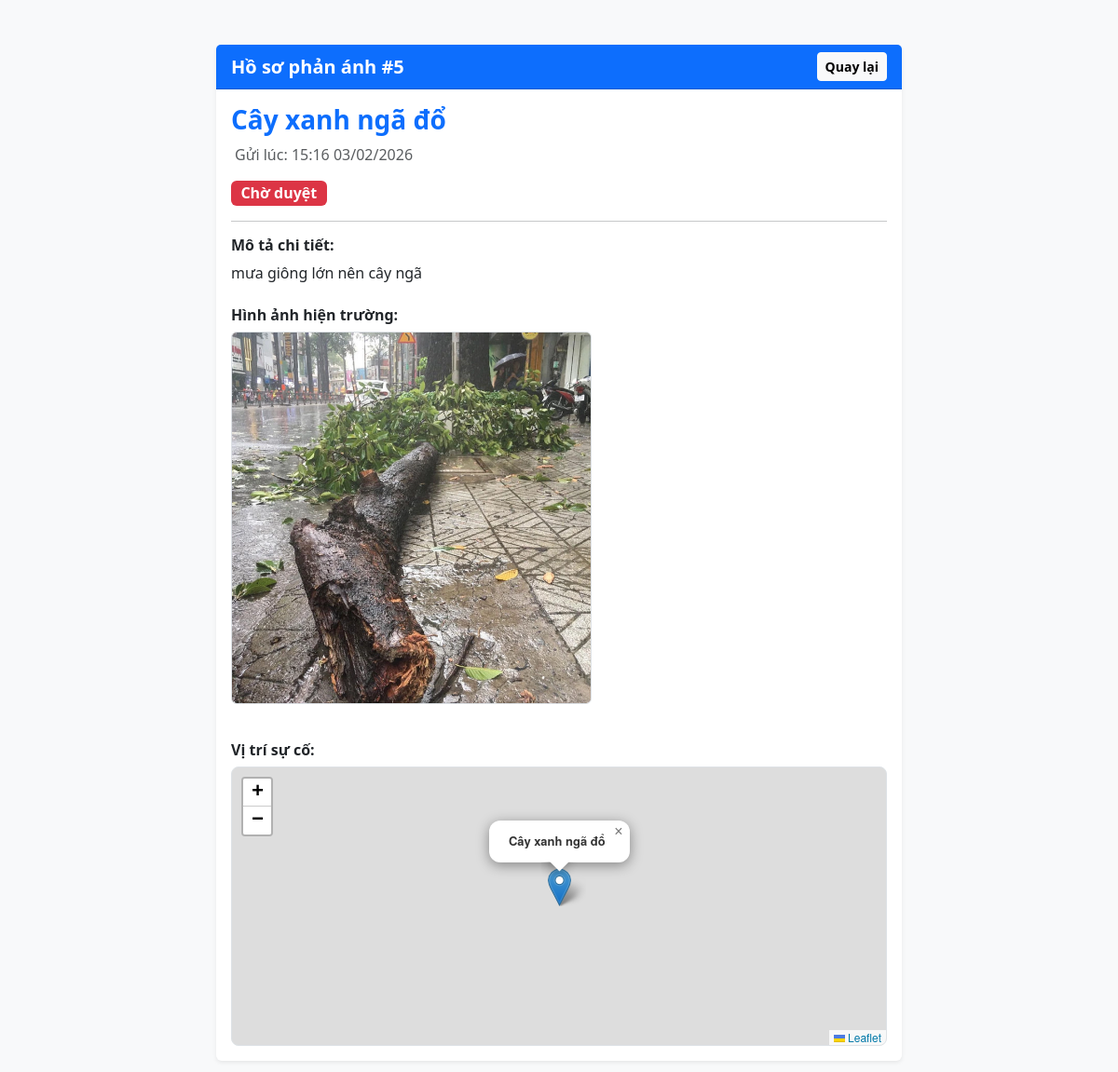
The app's page /chi-tiet/5/ (signed in) with its own data.
### maps/models.py (models this page shows, shortened)
class PhanAnh(models.Model):
    tieu_de = models.CharField(max_length=200, verbose_name="Tiêu đề")
    mo_ta = models.TextField(verbose_name="Mô tả chi tiết")
    dia_chi = models.CharField(max_length=255, blank=True, null=True, verbose_name="Địa chỉ/Tên đường")
    du_lieu_toa_do = models.TextField(verbose_name="Danh sách tọa độ")
    hinh_anh = models.ImageField(upload_to='hien_truong/', blank=True, null=True, verbose_name="Ảnh hiện trường")
    thoi_gian = models.DateTimeField(auto_now_add=True, verbose_name="Thời gian gửi")
    TRANG_THAI_CHOICES = [
        ('cho_duyet', 'Chờ duyệt'),
        ('dang_xu_ly', 'Đang xử lý'),
        ('da_xu_ly', 'Đã xử lý xong'),
    ]
    trang_thai = models.CharField(max_length=20, choices=TRANG_THAI_CHOICES, default='cho_duyet', verbose_name="Trạng thái")
    nguoi_gui = models.ForeignKey(User, on_delete=models.SET_NULL, null=True, blank=True)
    class Meta:
        verbose_name = "Tin Phản Ánh"
        verbose_name_plural = "Danh sách Phản Ánh"

### maps/views.py (the view)
# urls.py: path('chi-tiet/<int:id_ho_so>/', views.chi_tiet_ho_so, name='chi_tiet'),       # Dòng này cho trang Profile
@login_required
def chi_tiet_ho_so(request, id_ho_so):
    ho_so = get_object_or_404(PhanAnh, id=id_ho_so)
    return render(request, 'maps/detail.html', {'ho_so': ho_so})

### maps/templates/maps/detail.html (shortened to what this page needs)
<!DOCTYPE html>
<html lang="vi">
<head>
    <link href="https://cdn.jsdelivr.net/npm/bootstrap@5.3.0/dist/css/bootstrap.min.css" rel="stylesheet">
    <link rel="stylesheet" href="https://unpkg.com/leaflet@1.9.4/dist/leaflet.css" />
</head>
<body class="bg-light">
    <div class="container py-5">
        <div class="row justify-content-center">
            <div class="col-md-8">
                <div class="card shadow-sm border-0">
                    <div class="card-header bg-primary text-white d-flex justify-content-between align-items-center">
                        <h5 class="mb-0 fw-bold">Hồ sơ phản ánh #{{ ho_so.id }}</h5>
                        <a href="{% url 'quan_ly_hien_truong' %}" class="btn btn-sm btn-light fw-bold">Quay lại</a>
                    </div>
                    <div class="card-body">
                        <h3 class="text-primary fw-bold">{{ ho_so.tieu_de }}</h3>
                        <p class="text-muted"> Gửi lúc: {{ ho_so.thoi_gian|date:"H:i d/m/Y" }}</p>
                        <div class="mb-3">
                            <span class="badge {% if ho_so.trang_thai == 'da_xu_ly' %}bg-success{% elif ho_so.trang_thai == 'dang_xu_ly' %}bg-warning text-dark{% else %}bg-danger{% endif %} fs-6">
                                {{ ho_so.get_trang_thai_display }}
                            </span>
                        </div>
                        <hr>
                        <h6 class="fw-bold">Mô tả chi tiết:</h6>
                        <p>{{ ho_so.mo_ta }}</p>
                        <h6 class="fw-bold mt-4">Hình ảnh hiện trường:</h6>
                        {% if ho_so.hinh_anh %}
                            <img src="{{ ho_so.hinh_anh.url }}" class="img-fluid rounded border mb-3" style="max-height: 400px;">
                        {% else %}
                            <p class="text-muted fst-italic">Không có hình ảnh.</p>
                        {% endif %}
                        <h6 class="fw-bold mt-4">Vị trí sự cố:</h6>
                        <div id="map-detail" class="border"></div>
                    </div>
                </div>
            </div>
        </div>
    </div>
</body>
</html>

### maps/templates/maps/detail.html (style rules this page uses)
#map-detail { height: 300px; width: 100%; border-radius: 8px; }

### records on screen
PhanAnh: id "5", tieu_de "Cây xanh ngã đổ", thoi_gian "15:16 03/02/2026", trang_thai "Chờ duyệt", mo_ta "mưa giông lớn nên cây ngã", hinh_anh (picture)
